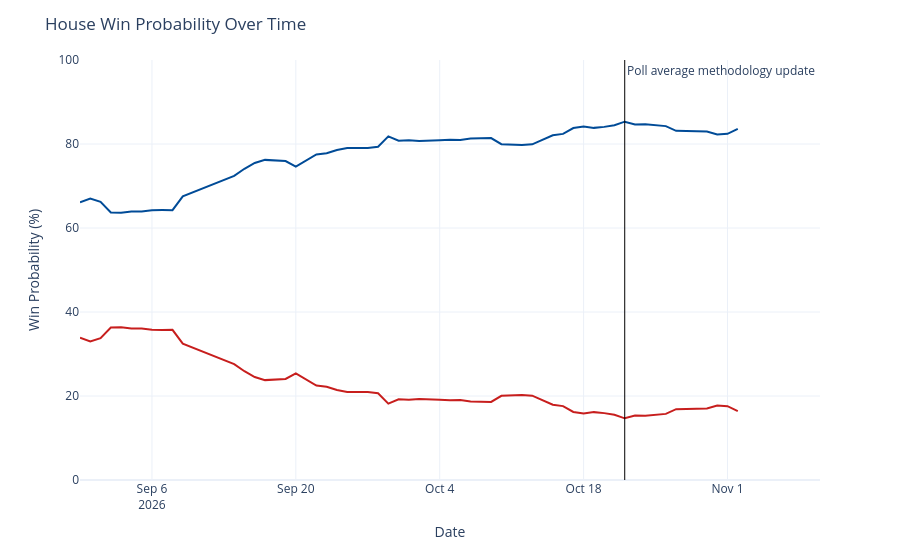

Notebook source saved alongside this figure:
### Code cell
chance_over_time = output_ts[(output_ts['geo'] == 'US House') &
                             (output_ts['type'] == 'chance')]
chance_over_time['rep_chance'] = chance_over_time['y'].map(lambda x: 100 - x)
chance_over_time = chance_over_time.rename({'y': 'Democrats', 'rep_chance': 'Republicans'}, axis=1)
chance_time_ser = px.line(chance_over_time, x='date', y=['Democrats', 'Republicans'], template='plotly_white',
                         color_discrete_map={'Democrats': '#004b97', 'Republicans': '#c71e1d'},)
chance_time_ser.update_traces(hovertemplate="%{y:.1f}%")
chance_time_ser.update_layout(
    xaxis=dict(range=[pd.to_datetime('2026-08-30'), pd.to_datetime('2026-11-10')]),
    yaxis=dict(range=[0, 100]),
    xaxis_title='Date',
    yaxis_title='Win Probability (%)',
    title=dict(text="House Win Probability Over Time"),
    hovermode="x",
    showlegend=False
)
chance_time_ser.add_vline(x=pd.to_datetime('2026-10-22').timestamp() * 1000, line_width=1, line_color='black',
                          annotation_text='Poll average methodology update', annotation_position='top right')
chance_time_ser

### Figure 1 — Plotly figure (JSON) as saved in the notebook; plotly's stock layout.template omitted (floating-point values rounded to 4 significant figures)
{"data": [{"hovertemplate": "%{y:.1f}%", "legendgroup": "Democrats", "line": {"color": "#004b97", "dash": "solid"}, "marker": {"symbol": "circle"}, "mode": "lines", "name": "Democrats", "orientation": "v", "showlegend": true, "type": "scatter", "x": ["2026-08-30", "2026-08-31", "2026-09-01", "2026-09-02", "2026-09-03", "2026-09-04", "2026-09-05", "2026-09-06", "2026-09-07", "2026-09-08", "2026-09-09", "2026-09-14", "2026-09-15", "2026-09-16", "2026-09-17", "2026-09-18", "2026-09-19", "2026-09-20", "2026-09-21", "2026-09-22", "2026-09-23", "2026-09-24", "2026-09-25", "2026-09-26", "2026-09-27", "2026-09-28", "2026-09-29", "2026-09-30", "2026-10-01", "2026-10-02", "2026-10-03", "2026-10-04", "2026-10-05", "2026-10-06", "2026-10-07", "2026-10-08", "2026-10-09", "2026-10-10", "2026-10-11", "2026-10-12", "2026-10-13", "2026-10-15", "2026-10-16", "2026-10-17", "2026-10-18", "2026-10-19", "2026-10-20", "2026-10-21", "2026-10-22", "2026-10-23", "2026-10-24", "2026-10-25", "2026-10-26", "2026-10-27", "2026-10-29", "2026-10-30", "2026-10-31", "2026-11-01", "2026-11-02"], "xaxis": "x", "y": [66.12, 67.02, 66.25, 63.69, 63.65, 63.91, 63.91, 64.23, 64.27, 64.25, 67.54, 72.39, 74.1, 75.49, 76.22, 76.08, 75.94, 74.59, 76.12, 77.51, 77.78, 78.58, 79.05, 79.05, 79.05, 79.34, 81.82, 80.78, 80.9, 80.69, 80.7, 80.88, 81.01, 80.94, 81.32, 81.39, 81.42, 79.94, 79.78, 79.75, 79.92, 82.09, 82.41, 83.8, 84.17, 83.84, 84.08, 84.45, 85.31, 84.64, 84.7, 84.4, 84.26, 83.14, 83.05, 82.97, 82.25, 82.42, 83.6], "yaxis": "y"}, {"hovertemplate": "%{y:.1f}%", "legendgroup": "Republicans", "line": {"color": "#c71e1d", "dash": "solid"}, "marker": {"symbol": "circle"}, "mode": "lines", "name": "Republicans", "orientation": "v", "showlegend": true, "type": "scatter", "x": ["2026-08-30", "2026-08-31", "2026-09-01", "2026-09-02", "2026-09-03", "2026-09-04", "2026-09-05", "2026-09-06", "2026-09-07", "2026-09-08", "2026-09-09", "2026-09-14", "2026-09-15", "2026-09-16", "2026-09-17", "2026-09-18", "2026-09-19", "2026-09-20", "2026-09-21", "2026-09-22", "2026-09-23", "2026-09-24", "2026-09-25", "2026-09-26", "2026-09-27", "2026-09-28", "2026-09-29", "2026-09-30", "2026-10-01", "2026-10-02", "2026-10-03", "2026-10-04", "2026-10-05", "2026-10-06", "2026-10-07", "2026-10-08", "2026-10-09", "2026-10-10", "2026-10-11", "2026-10-12", "2026-10-13", "2026-10-15", "2026-10-16", "2026-10-17", "2026-10-18", "2026-10-19", "2026-10-20", "2026-10-21", "2026-10-22", "2026-10-23", "2026-10-24", "2026-10-25", "2026-10-26", "2026-10-27", "2026-10-29", "2026-10-30", "2026-10-31", "2026-11-01", "2026-11-02"], "xaxis": "x", "y": [33.88, 32.98, 33.75, 36.31, 36.35, 36.09, 36.09, 35.77, 35.73, 35.75, 32.46, 27.61, 25.9, 24.51, 23.78, 23.92, 24.06, 25.41, 23.88, 22.49, 22.22, 21.42, 20.95, 20.95, 20.95, 20.66, 18.18, 19.22, 19.1, 19.31, 19.3, 19.12, 18.99, 19.06, 18.68, 18.61, 18.58, 20.06, 20.22, 20.25, 20.08, 17.91, 17.59, 16.2, 15.83, 16.16, 15.92, 15.55, 14.69, 15.36, 15.3, 15.6, 15.74, 16.86, 16.95, 17.03, 17.75, 17.58, 16.4], "yaxis": "y"}], "layout": {"annotations": [{"showarrow": false, "text": "Poll average methodology update", "x": 1792627200000, "xanchor": "left", "xref": "x", "y": 1, "yanchor": "top", "yref": "y domain"}], "hovermode": "x", "legend": {"title": {"text": "variable"}, "tracegroupgap": 0}, "margin": {"t": 60}, "shapes": [{"line": {"color": "black", "width": 1}, "type": "line", "x0": 1792627200000, "x1": 1792627200000, "xref": "x", "y0": 0, "y1": 1, "yref": "y domain"}], "showlegend": false, "title": {"text": "House Win Probability Over Time"}, "xaxis": {"anchor": "y", "domain": [0, 1], "range": ["2026-08-30T00:00:00", "2026-11-10T00:00:00"], "title": {"text": "Date"}}, "yaxis": {"anchor": "x", "domain": [0, 1], "range": [0, 100], "title": {"text": "Win Probability (%)"}}}}
